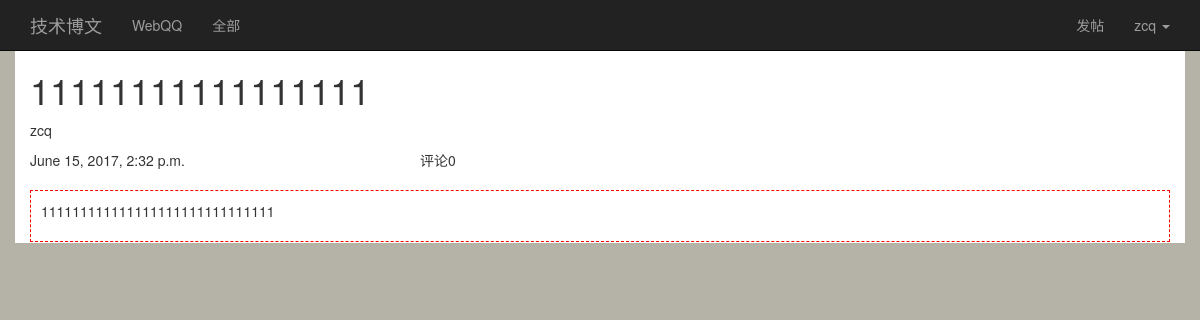
The app's page /article/8/ (signed in) with its own data.
### app01/models.py (models this page shows, shortened)
class Article(models.Model):
    title = models.CharField(max_length=128,unique=True)
    author = models.ForeignKey("UserProifle")
    category = models.ForeignKey("Category")
    pub_date = models.DateTimeField(auto_now_add=True,auto_created=True)
    tags = models.ManyToManyField("Tag", null=True)
    body = models.TextField(max_length=100000)
    head_img = models.ImageField(upload_to="uploads")
    status_choices = ((0,'草稿'),(1,'发布'),(2,'隐藏'))
    priority = models.SmallIntegerField(default=1000,verbose_name="优先级")

class UserProifle(models.Model):
    user = models.OneToOneField(User,null=True,default=None)
    name = models.CharField(max_length=32)
    brief = models.CharField(max_length=128,default="这个人很懒，什么也没有留下...")
    friends = models.ManyToManyField("UserProifle",
                                     blank=True,
                                     symmetrical=True) #对称
    def __str__(self):
        return self.name

### app01/views.py (the view)
# urls.py: url(r'^article/(\d+)/$',views.article,name='article_detail'),
def article(request,article_id):
    article_obj = models.Article.objects.get(id=article_id)
    return render(request,"article.html",{"article":article_obj})

### templates/article.html
{% extends "index.html" %}
{% block left-panel-content %}
    <h1>{{ article.title }}</h1>
    <p>{{ article.author }}</p>
    <div class="row">
        <div class="col-md-4">
            {{ article.pub_date }}
        </div>
        <div class="col-md-2">
            评论{{ article.comment_set.count }}
        </div>
    </div>
    <div style="margin-top: 20px;border: 1px dashed red;padding: 10px ">
        {{ article.body|safe}}
    </div>
{% endblock %}

### templates/index.html (shortened to what this page needs)
{% extends "base.html" %}
{% load bbs_tags %}
{% block body %}
    <nav class="navbar navbar-inverse navbar-fixed-top">
        <div class="container">
            <div class="navbar-header">
                <a class="navbar-brand" href="#">技术博文</a>
                <div id=" navbar" class="collapse navbar-collapse"></div>
            </div>
            <div>
                <ul class="nav navbar-nav">
                     <li class=""><a href="{% url 'webqq' %}">WebQQ</a></li>
                    <li class=""><a href="{% url 'category' 'all' %}">全部</a></li>
                </ul>
                <ul class="nav navbar-nav navbar-right">
                    <li class=""><a href="{% url 'new_article' %}">发帖</a></li>
                    {% if request.user.is_authenticated %}
                        <li class="dropdown">
                            <a href="#" class="dropdown-toggle" data-toggle="dropdown" role="button" aria-haspopup="true" aria-expanded="false">{{ request.user }} <span class="caret"></span></a>
                        </li>
                    {% else %}
                    <li class=""><a href="{% url "login" %}">登陆</a></li>
                    {% endif %}
                </ul>
            </div>
        </div>
    </nav>
    <div class="container" style="background-color: white;">
        {% block container %}
            <div class="row">
            <div class="col-lg-12">
                {% block left-panel-content %}{% endblock %}
            <div class="col-lg-4">
            </div>
        {% endblock %}
        </div>
    </div>
{% endblock %}

### statics/css/starter-template.css (style rules this page uses)
body { padding-top: 50px; }

### records on screen
Article: title "11111111111111111", author "zcq", pub_date "June 15, 2017, 2:32 p.m.", comment_set.count "0", body "111111111111111111111111111111"

### other values on screen
{{ request.user }} "zcq"
